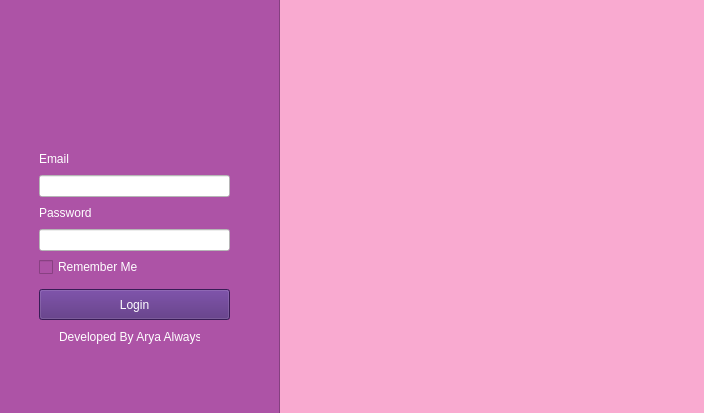
<?xml version="1.0" encoding="UTF-8"?>
<ui version="4.0">
 <class>Form</class>
 <widget class="QWidget" name="Form">
  <property name="geometry">
   <rect>
    <x>0</x>
    <y>0</y>
    <width>704</width>
    <height>413</height>
   </rect>
  </property>
  <property name="windowTitle">
   <string>Form</string>
  </property>
  <widget class="QFrame" name="frame">
   <property name="geometry">
    <rect>
     <x>0</x>
     <y>-1</y>
     <width>771</width>
     <height>441</height>
    </rect>
   </property>
   <property name="styleSheet">
    <string notr="true">background-color:rgb(249, 170, 208)</string>
   </property>
   <property name="frameShape">
    <enum>QFrame::StyledPanel</enum>
   </property>
   <property name="frameShadow">
    <enum>QFrame::Raised</enum>
   </property>
   <widget class="QFrame" name="frame_2">
    <property name="geometry">
     <rect>
      <x>-1</x>
      <y>0</y>
      <width>281</width>
      <height>431</height>
     </rect>
    </property>
    <property name="styleSheet">
     <string notr="true">background-color:rgb(173, 83, 166)</string>
    </property>
    <property name="frameShape">
     <enum>QFrame::StyledPanel</enum>
    </property>
    <property name="frameShadow">
     <enum>QFrame::Raised</enum>
    </property>
    <widget class="QWidget" name="verticalLayoutWidget">
     <property name="geometry">
      <rect>
       <x>40</x>
       <y>150</y>
       <width>191</width>
       <height>128</height>
      </rect>
     </property>
     <layout class="QVBoxLayout" name="verticalLayout">
      <item>
       <widget class="QLabel" name="label">
        <property name="styleSheet">
         <string notr="true">color: rgb(255, 255, 255);</string>
        </property>
        <property name="text">
         <string>Email</string>
        </property>
       </widget>
      </item>
      <item>
       <widget class="QLineEdit" name="lineEdit">
        <property name="styleSheet">
         <string notr="true">background-color:rgb(255, 255, 255)</string>
        </property>
       </widget>
      </item>
      <item>
       <widget class="QLabel" name="label_2">
        <property name="styleSheet">
         <string notr="true">color: rgb(255, 255, 255);</string>
        </property>
        <property name="text">
         <string>Password</string>
        </property>
       </widget>
      </item>
      <item>
       <widget class="QLineEdit" name="lineEdit_3">
        <property name="styleSheet">
         <string notr="true">background-color:rgb(255, 255, 255)</string>
        </property>
       </widget>
      </item>
      <item>
       <widget class="QCheckBox" name="checkBox">
        <property name="styleSheet">
         <string notr="true">color: rgb(255, 255, 255);</string>
        </property>
        <property name="text">
         <string>Remember Me</string>
        </property>
       </widget>
      </item>
     </layout>
    </widget>
    <widget class="QLabel" name="label_3">
     <property name="geometry">
      <rect>
       <x>60</x>
       <y>330</y>
       <width>141</width>
       <height>16</height>
      </rect>
     </property>
     <property name="styleSheet">
      <string notr="true">color: rgb(255, 255, 255);</string>
     </property>
     <property name="text">
      <string>Developed By Arya Always</string>
     </property>
    </widget>
    <widget class="QLabel" name="label_4">
     <property name="geometry">
      <rect>
       <x>50</x>
       <y>60</y>
       <width>171</width>
       <height>81</height>
      </rect>
     </property>
     <property name="styleSheet">
      <string notr="true">image: url(:/newPrefix/Tugas 2/gambar 1.png);</string>
     </property>
     <property name="text">
      <string/>
     </property>
    </widget>
    <widget class="QPushButton" name="pushButton">
     <property name="geometry">
      <rect>
       <x>40</x>
       <y>290</y>
       <width>191</width>
       <height>31</height>
      </rect>
     </property>
     <property name="styleSheet">
      <string notr="true">font: 12pt &quot;MS Shell Dlg 2&quot;;
background-color: rgb(80, 39, 121);
font: 75 10pt &quot;MS Shell Dlg 2&quot;;
color: rgb(255, 255, 255);</string>
     </property>
     <property name="text">
      <string>Login</string>
     </property>
    </widget>
   </widget>
   <widget class="QLabel" name="label_5">
    <property name="geometry">
     <rect>
      <x>280</x>
      <y>40</y>
      <width>431</width>
      <height>371</height>
     </rect>
    </property>
    <property name="styleSheet">
     <string notr="true">image: url(:/newPrefix/Tugas 2/gambar 2.png);</string>
    </property>
    <property name="text">
     <string/>
    </property>
   </widget>
  </widget>
 </widget>
 <resources>
  <include location="../123.qrc"/>
 </resources>
 <connections/>
</ui>
